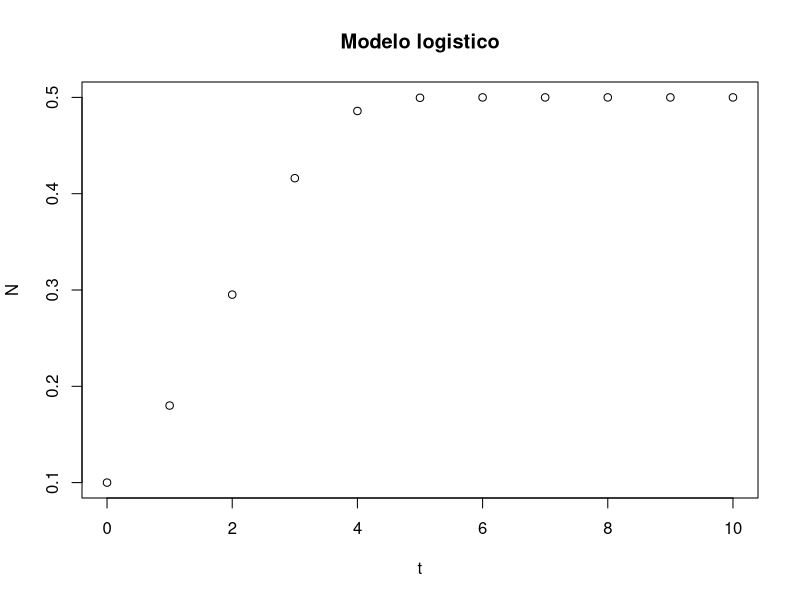
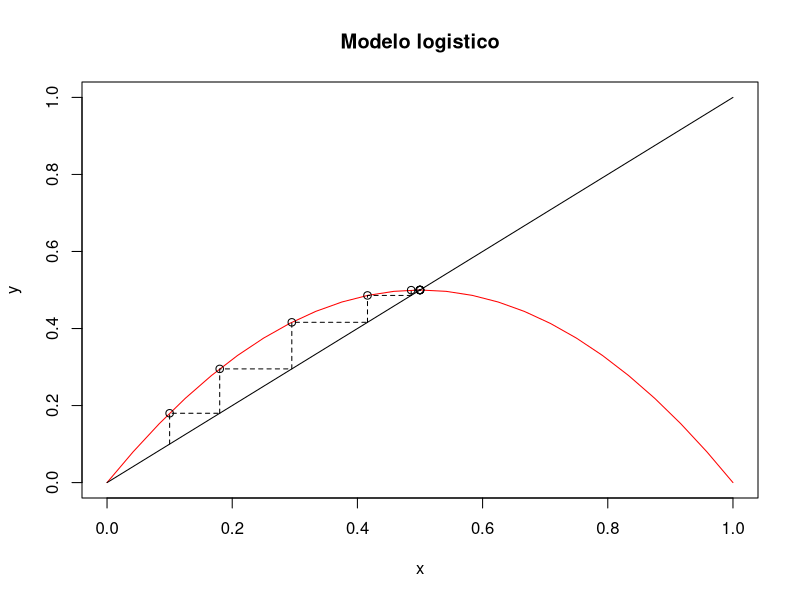
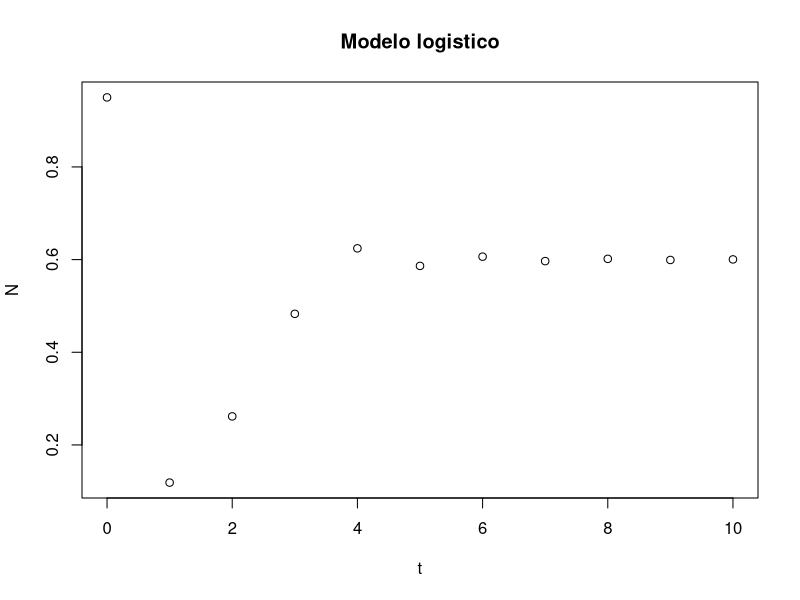
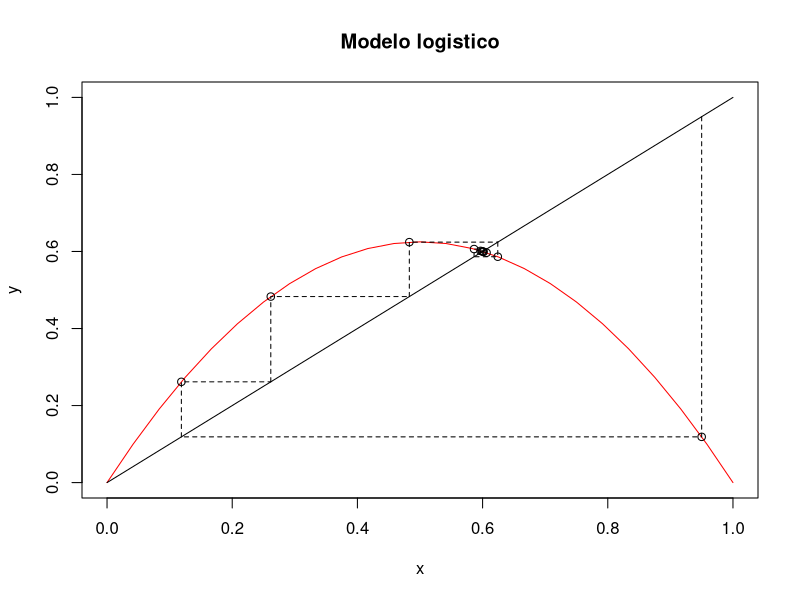

Source code (R) for these figures, in order:
################################################################################

# Al igual que en el modelo exponencial podemos iterar nuestro modelo para simular lo que sucede. 
# En este caso usaremos R = 2 y una poblacio ́n inicial
# x0 = 0.1, es decir una poblaci ́on del 10% del ma ́ximo posible

# Funcion que describe el modelo logistico: N_{t+1} = R*N_t*(1-N_t)
mod.logistico <- function(x, r) {
  return(r*x*(1-x))
} 

# Parametros
valor.inicial <- .1
r <- 2
tiempo.max <- 10

# Iterar
# generar lista de valores
resultados <- data.frame(t=0:tiempo.max, N=rep(NA,tiempo.max+1))
resultados$N[1] <- valor.inicial # r indexa desde 1, hay que correr en indice
resultados

for (i in 1:(length(resultados$N)-1) ) { #correr para todos los valores menos el ultimo
  resultados$N[i+1] <- mod.logistico(resultados$N[i],r)
}
print(resultados)

# Graficar tiempo contra poblacion
plot(resultados, main="Modelo logistico")

# Graficar N_t contra N_{t+1}
# generar cuadratica
x = seq(0,1, length.out = 25)
y = sapply(x, mod.logistico, r) #generate function
#par(pty="s") #make plot square
plot(x,y, type="l", col="red", #plot the function
     xlim=c(0,1), ylim=c(0,1), 
     main="Modelo logistico" ) #make axis equal
lines(x,x) # plot identity line

# Metodo de telaraña
t0 <- valor.inicial #definimos en punto n_t
for (i in resultados$N) { #iteramos sobre todos los tiempos
  t1 <- mod.logistico(t0,r) # calculamos valor en modelo
  lines(t0,t1, type="p") #punto (n_t, n_{t+1})
  lines(c(t0,t0,t1), c(t0,t1,t1),lty=2) #lineas de iteracion
  t0 <- t1
}

############################################################################

# otro emplo mas
# Qué podeis interpretar?

# Funcion que describe el modelo logistico: N_{t+1} = R*N_t*(1-N_t)
mod.logistico <- function(x, r) {
  return(r*x*(1-x))
} 

# Parametros
valor.inicial <- .95
r <- 2.5
tiempo.max <- 10

# Iterar
# generar lista de valores
resultados <- data.frame(t=0:tiempo.max, N=rep(NA,tiempo.max+1))
resultados$N[1] <- valor.inicial # r indexa desde 1, hay que correr en indice
resultados

for (i in 1:(length(resultados$N)-1) ) { #correr para todos los valores menos el ultimo
  resultados$N[i+1] <- mod.logistico(resultados$N[i],r)
}
print(resultados)

# Graficar tiempo contra poblacion
plot(resultados, main="Modelo logistico")

# Graficar N_t contra N_{t+1}
# generar cuadratica
x = seq(0,1, length.out = 25)
y = sapply(x, mod.logistico, r) #generate function
#par(pty="s") #make plot square
plot(x,y, type="l", col="red", #plot the function
     xlim=c(0,1), ylim=c(0,1), 
     main="Modelo logistico" ) #make axis equal
lines(x,x) # plot identity line

# Metodo de telaraña
t0 <- valor.inicial #definimos en punto n_t
for (i in resultados$N) { #iteramos sobre todos los tiempos
  t1 <- mod.logistico(t0,r) # calculamos valor en modelo
  lines(t0,t1, type="p") #punto (n_t, n_{t+1})
  lines(c(t0,t0,t1), c(t0,t1,t1),lty=2) #lineas de iteracion
  t0 <- t1
}

